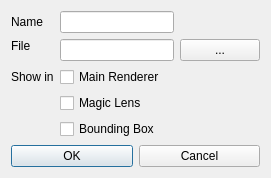
<?xml version="1.0" encoding="UTF-8"?>
<ui version="4.0">
 <class>modalityProperties</class>
 <widget class="QDialog" name="modalityProperties">
  <property name="geometry">
   <rect>
    <x>0</x>
    <y>0</y>
    <width>271</width>
    <height>165</height>
   </rect>
  </property>
  <property name="windowTitle">
   <string>Dialog</string>
  </property>
  <layout class="QVBoxLayout" name="verticalLayout">
   <item>
    <widget class="QWidget" name="gridWidget" native="true">
     <layout class="QGridLayout" name="gridLayout_2">
      <property name="leftMargin">
       <number>0</number>
      </property>
      <property name="topMargin">
       <number>0</number>
      </property>
      <property name="rightMargin">
       <number>0</number>
      </property>
      <property name="bottomMargin">
       <number>0</number>
      </property>
      <item row="2" column="1">
       <widget class="QCheckBox" name="cbMainRenderer">
        <property name="text">
         <string>Main Renderer</string>
        </property>
       </widget>
      </item>
      <item row="2" column="0">
       <widget class="QLabel" name="label_3">
        <property name="text">
         <string>Show in</string>
        </property>
       </widget>
      </item>
      <item row="3" column="1">
       <widget class="QCheckBox" name="cbMagicLens">
        <property name="text">
         <string>Magic Lens</string>
        </property>
       </widget>
      </item>
      <item row="0" column="0">
       <widget class="QLabel" name="label">
        <property name="text">
         <string>Name</string>
        </property>
       </widget>
      </item>
      <item row="1" column="1">
       <widget class="QLineEdit" name="edFilename"/>
      </item>
      <item row="1" column="0">
       <widget class="QLabel" name="label_2">
        <property name="text">
         <string>File</string>
        </property>
        <property name="alignment">
         <set>Qt::AlignLeading|Qt::AlignLeft|Qt::AlignTop</set>
        </property>
       </widget>
      </item>
      <item row="0" column="1">
       <widget class="QLineEdit" name="edName"/>
      </item>
      <item row="1" column="2">
       <widget class="QPushButton" name="pbChooseFile">
        <property name="text">
         <string>...</string>
        </property>
       </widget>
      </item>
      <item row="4" column="1">
       <widget class="QCheckBox" name="cbBoundingBox">
        <property name="text">
         <string>Bounding Box</string>
        </property>
       </widget>
      </item>
     </layout>
    </widget>
   </item>
   <item>
    <widget class="QWidget" name="buttonWidget" native="true">
     <layout class="QHBoxLayout" name="horizontalLayout_2">
      <property name="leftMargin">
       <number>0</number>
      </property>
      <property name="topMargin">
       <number>0</number>
      </property>
      <property name="rightMargin">
       <number>0</number>
      </property>
      <property name="bottomMargin">
       <number>0</number>
      </property>
      <item>
       <widget class="QPushButton" name="pbOK">
        <property name="text">
         <string>OK</string>
        </property>
        <property name="checkable">
         <bool>false</bool>
        </property>
        <property name="checked">
         <bool>false</bool>
        </property>
        <property name="default">
         <bool>true</bool>
        </property>
       </widget>
      </item>
      <item>
       <widget class="QPushButton" name="pbCancel">
        <property name="text">
         <string>Cancel</string>
        </property>
       </widget>
      </item>
     </layout>
    </widget>
   </item>
  </layout>
 </widget>
 <tabstops>
  <tabstop>edName</tabstop>
  <tabstop>edFilename</tabstop>
  <tabstop>pbChooseFile</tabstop>
  <tabstop>pbOK</tabstop>
  <tabstop>pbCancel</tabstop>
 </tabstops>
 <resources/>
 <connections/>
</ui>
